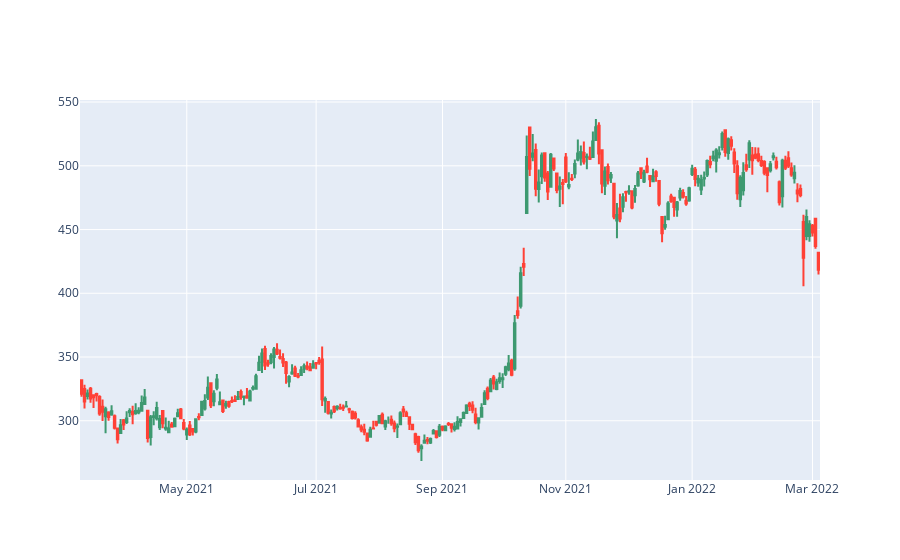

Write notebook code for a chart like this one.
### Code cell
# Day map without any gap

fig = go.Figure(data = [go.Candlestick(x = tatamotors_1year.index, 
                open = tatamotors_1year['Open'],
                high = tatamotors_1year['High'],
                low = tatamotors_1year['Low'],
                close = tatamotors_1year['Close'])])
fig.update_layout(xaxis_rangeslider_visible = False, hovermode = 'x unified')
fig.update_xaxes(rangebreaks = [dict(values = dt_breaks)])


fig.show()

### Figure 1 — Plotly figure (JSON) as saved in the notebook; plotly's stock layout.template omitted (floating-point values rounded to 4 significant figures; data arrays with more than 128 entries replaced by an {"elided": "..."} marker saying what was removed)
{"data": [{"close": {"elided": "246 float values"}, "high": {"elided": "246 float values"}, "low": {"elided": "246 float values"}, "open": {"elided": "246 float values"}, "type": "candlestick", "x": {"elided": "246 str values"}}], "layout": {"hovermode": "x unified", "xaxis": {"rangebreaks": [{"values": ["2021-03-11", "2021-03-13", "2021-03-14", "2021-03-20", "2021-03-21", "2021-03-27", "2021-03-28", "2021-03-29", "2021-04-02", "2021-04-03", "2021-04-04", "2021-04-10", "2021-04-11", "2021-04-14", "2021-04-17", "2021-04-18", "2021-04-21", "2021-04-24", "2021-04-25", "2021-05-01", "2021-05-02", "2021-05-08", "2021-05-09", "2021-05-13", "2021-05-15", "2021-05-16", "2021-05-22", "2021-05-23", "2021-05-29", "2021-05-30", "2021-06-05", "2021-06-06", "2021-06-12", "2021-06-13", "2021-06-19", "2021-06-20", "2021-06-26", "2021-06-27", "2021-07-03", "2021-07-04", "2021-07-10", "2021-07-11", "2021-07-17", "2021-07-18", "2021-07-21", "2021-07-24", "2021-07-25", "2021-07-31", "2021-08-01", "2021-08-07", "2021-08-08", "2021-08-14", "2021-08-15", "2021-08-19", "2021-08-21", "2021-08-22", "2021-08-28", "2021-08-29", "2021-09-04", "2021-09-05", "2021-09-10", "2021-09-11", "2021-09-12", "2021-09-18", "2021-09-19", "2021-09-25", "2021-09-26", "2021-10-02", "2021-10-03", "2021-10-09", "2021-10-10", "2021-10-15", "2021-10-16", "2021-10-17", "2021-10-23", "2021-10-24", "2021-10-30", "2021-10-31", "2021-11-05", "2021-11-06", "2021-11-07", "2021-11-13", "2021-11-14", "2021-11-19", "2021-11-20", "2021-11-21", "2021-11-27", "2021-11-28", "2021-12-04", "2021-12-05", "2021-12-11", "2021-12-12", "2021-12-18", "2021-12-19", "2021-12-25", "2021-12-26", "2022-01-01", "2022-01-02", "2022-01-08", "2022-01-09", "2022-01-15", "2022-01-16", "2022-01-22", "2022-01-23", "2022-01-26", "2022-01-29", "2022-01-30", "2022-02-05", "2022-02-06", "2022-02-12", "2022-02-13", "2022-02-19", "2022-02-20", "2022-02-26", "2022-02-27", "2022-03-01"]}], "rangeslider": {"visible": false}}}}
